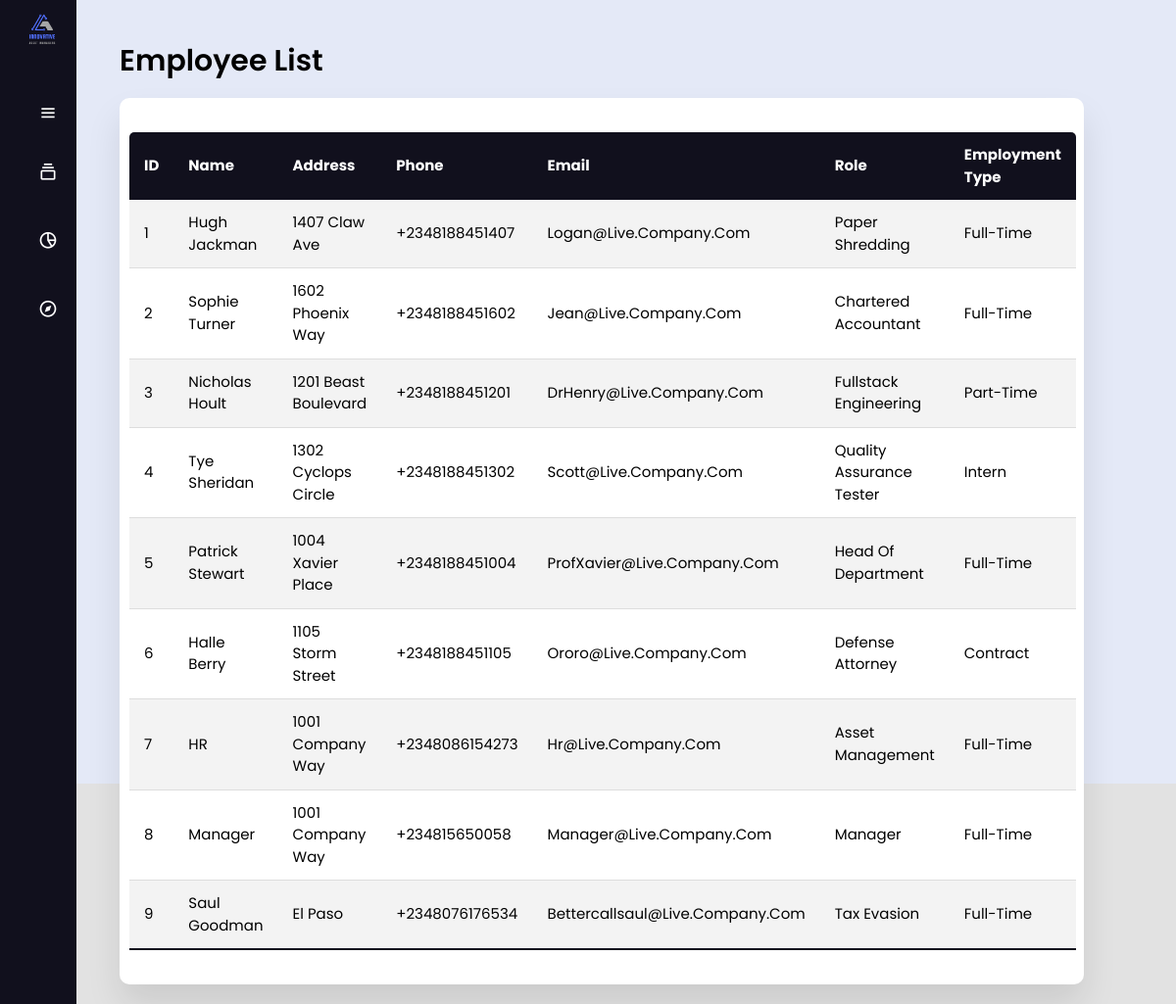
Page /pages/hr_view_employees.php on the committed database.
### tables this page shows
CREATE TABLE `employee` (
  `employee_id` int(11) NOT NULL,
  `department_id` int(11) NOT NULL,
  `employee_name` varchar(64) NOT NULL,
  `address` text NOT NULL,
  `phone` varchar(14) NOT NULL,
  `email` varchar(128) NOT NULL,
  `password` varchar(64) NOT NULL,
  `role` varchar(64) NOT NULL,
  `employment_type` enum('full-time','part-time','contract','intern') NOT NULL
);

### php/hr.php (called while the page is built, shortened)
<?php
function get_all_employees($conn){
    $query = "SELECT * from employee;";
    $result = mysqli_query($conn, $query);
    return $result;
}
?>

### pages/hr_view_employees.php (the view, shortened to what this page needs)
<!DOCTYPE html>
<?php
  require "../php/hr.php";
  $result = get_all_employees($conn);
?>
<html lang="en" dir="ltr">
  <head>
    <link rel="stylesheet" href="../styles/style.css" />
    <link rel="stylesheet" href="../styles//style2.css" />
    <link
      href="https://unpkg.com/boxicons@2.0.7/css/boxicons.min.css"
      rel="stylesheet"
    />
    <script src="https://cdn.tailwindcss.com"></script>
  </head>
  <body>
    <div class="sidebar close">
      <div class="logo-details">
        <img src="../emo$employees/logo.png" alt="" class="pl-2" />
      </div>
      <ul class="nav-links">
        <li>
          <div class="icon-link">
            <i class="bx bx-menu pl-5"></i>
          </div>
        </li>
        <li>
          <div class="iocn-link">
            <a href="human_resources.php">
              <i class="bx bx-collection"></i>
            </a>
          </div>
        </li>
        <li>
          <a href="./hr_view_assigned_assets.php">
            <i class="bx bx-pie-chart-alt-2"></i>
          </a>
        </li>
        <li>
          <a href="./hr_view_employees.php">
            <i class="bx bx-compass"></i>
          </a>
        </li>
        <li>
          <div class="profile-details">
            <a href="../php/hr_logout.php"><i class="bx bx-log-out"></i></a>
          </div>
        </li>
      </ul>
    </div>
    <section class="home-section p-6">
      <div class="container">
        <section class="main">
          <div class="main-top">
            <h1 class="font-semibold text-3xl">Employee List</h1>
          </div>
          <section class="attendance">
            <div class="attendance-list">
              <table class="table">
                <thead>
                  <tr>
                    <th>ID</th>
                    <th>Name</th>
                    <th>Address</th>
                    <th>Phone</th>
                    <th>Email</th>
                    <th>Role</th>
                    <th>Employment Type</th>
                  </tr>
                </thead>
                <tbody>
                <?php while($employees = mysqli_fetch_assoc($result)){
                    echo "<tr>";
                    echo "<td>" . $employees["employee_id"]. "</td>";
                    echo "<td>" . $employees["employee_name"]. "</td>";
                    echo "<td>" . $employees["address"]. "</td>";
                    echo "<td>" . $employees["phone"]. "</td>";
                    echo "<td>" . $employees["email"]. "</td>";
                    echo "<td>" . $employees["role"]. "</td>";
                    echo "<td>" . $employees["employment_type"]. "</td>";
                    echo "</tr>";
                  } ?>
                </tbody>
              </table>
            </div>
          </section>
        </section>
      </div>
    </section>
  </body>
</html>

### styles/style.css (style rules this page uses)
* { margin: 0; padding: 0; box-sizing: border-box; font-family: 'Poppins', sans-serif; }
.sidebar { position: fixed; top: 0; left: 0; height: 100%; width: 260px; background: #11101d; z-index: 100; transition: all 0.5s ease; }
.sidebar.close { width: 78px; }
.sidebar .logo-details { height: 60px; width: 100%; display: flex; align-items: center; }
.sidebar .nav-links { height: 100%; padding: 30px 0 150px 0; overflow: auto; }
.sidebar.close .nav-links { overflow: visible; }
.sidebar .nav-links li { position: relative; list-style: none; transition: all 0.4s ease; }
.sidebar .nav-links li .iocn-link { display: flex; align-items: center; justify-content: space-between; }
.sidebar.close .nav-links li .iocn-link { display: block }
.sidebar .nav-links li i { height: 50px; min-width: 78px; text-align: center; line-height: 50px; color: #fff; font-size: 20px; cursor: pointer; transition: all 0.3s ease; }
.sidebar .nav-links li a { display: flex; align-items: center; text-decoration: none; }
.sidebar .profile-details { position: fixed; bottom: 0; width: 260px; display: flex; align-items: center; justify-content: space-between; background: #1d1b31; padding: 12px 0; transition: all 0.5s ease; }
.sidebar.close .profile-details { background: none; }
.sidebar.close .profile-details { width: 78px; }
.home-section { position: relative; background: #E4E9F7; height: 100vh; left: 260px; width: calc(100% - 260px); transition: all 0.5s ease; }
.sidebar.close ~ .home-section { left: 78px; width: calc(100% - 78px); }

### styles/style2.css (style rules this page uses)
* { margin: 0; padding: 0; outline: none; border: none; text-decoration: none; box-sizing: border-box; font-family: "Poppins", sans-serif; }
body { background: rgb(226, 226, 226); }
a { position: relative; width: 280px; font-size: 14px; color: rgb(85, 83, 83); display: table; padding: 10px; }
.container { display: flex; }
.main { position: relative; padding: 20px; width: 100%; }
.main-top { display: flex; width: 100%; }
.attendance { margin-top: 20px; text-transform: capitalize; }
.attendance-list { width: 100%; padding: 10px; margin-top: 10px; background: #fff; border-radius: 10px; box-shadow: 0 20px 35px rgba(0, 0, 0, 0.1); }
.table { border-collapse: collapse; margin: 25px 0; font-size: 15px; min-width: 100%; overflow: hidden; border-radius: 5px 5px 0 0; }
table thead tr { color: #fff; background: #11101d; text-align: left; font-weight: bold; }
.table th, .table td { padding: 12px 15px; }
.table tbody tr { border-bottom: 1px solid #ddd; }
.table tbody tr:nth-of-type(odd) { background: #f3f3f3; }
.table tbody tr:last-of-type { border-bottom: 2px solid #11101d; }

### rows in the picture
employee: employee_id "1", employee_name "Hugh Jackman", address "1407 Claw Ave", phone "+2348188451407", email "Logan@live.company.com", role "Paper Shredding", employment_type "Full-Time"
employee: employee_id "2", employee_name "Sophie Turner", address "1602 Phoenix Way", phone "+2348188451602", email "Jean@live.company.com", role "Chartered Accountant", employment_type "Full-Time"
employee: employee_id "3", employee_name "Nicholas Hoult", address "1201 Beast Boulevard", phone "+2348188451201", email "DrHenry@live.company.com", role "Fullstack Engineering", employment_type "Part-Time"
employee: employee_id "4", employee_name "Tye Sheridan", address "1302 Cyclops Circle", phone "+2348188451302", email "Scott@live.company.com", role "Quality Assurance Tester", employment_type "Intern"
employee: employee_id "5", employee_name "Patrick Stewart", address "1004 Xavier Place", phone "+2348188451004", email "ProfXavier@live.company.com", role "Head Of Department", employment_type "Full-Time"
employee: employee_id "6", employee_name "Halle Berry", address "1105 Storm Street", phone "+2348188451105", email "Ororo@live.company.com", role "Defense Attorney", employment_type "Contract"
employee: employee_id "7", employee_name "HR", address "1001 Company Way", phone "+2348086154273", email "Hr@live.company.com", role "Asset Management", employment_type "Full-Time"
employee: employee_id "8", employee_name "Manager", address "1001 Company Way", phone "+234815650058", email "Manager@live.company.com", role "Manager", employment_type "Full-Time"
employee: employee_id "9", employee_name "Saul Goodman", address "El Paso", phone "+2348076176534", email "Bettercallsaul@live.company.com", role "Tax Evasion", employment_type "Full-Time"
